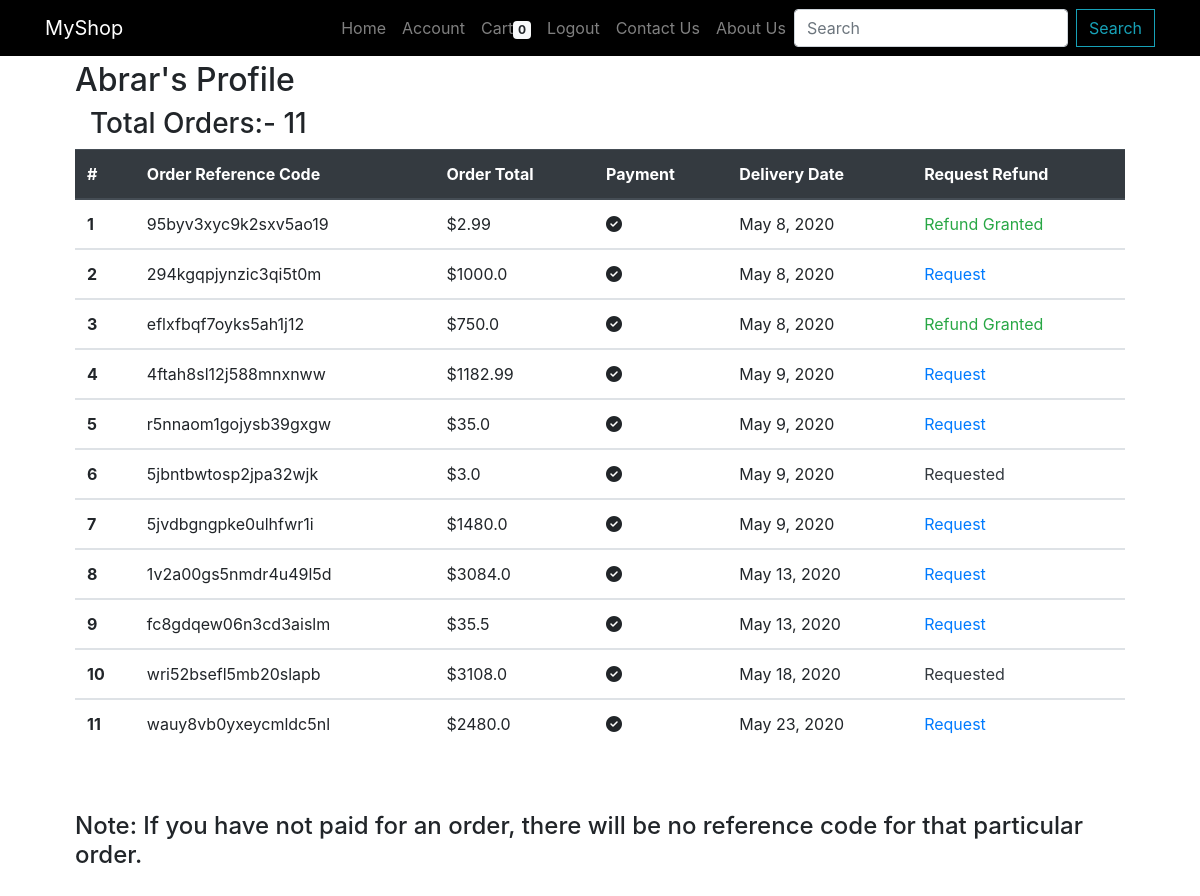
/account/ (signed in), run on the app's committed database.
### orders2/models.py (models this page shows, shortened)
class Order(models.Model):
    user = models.ForeignKey(settings.AUTH_USER_MODEL, on_delete=models.CASCADE)
    ref_code = models.CharField(max_length=20)
    ordered = models.BooleanField(default=False)
    items = models.ManyToManyField(OrderItem)
    start_date = models.DateTimeField(auto_now_add= True)
    ordered_date = models.DateTimeField()
    shipping_address = models.ForeignKey('Address', related_name='shipping_address', on_delete=models.SET_NULL, blank=True, null=True)
    billing_address = models.ForeignKey('Address', related_name='billing_address', on_delete=models.SET_NULL, blank=True, null=True)
    payment = models.ForeignKey('Payment', on_delete=models.SET_NULL, blank=True, null=True)
    coupon = models.ForeignKey('Coupon', on_delete=models.SET_NULL, blank=True, null=True)
    being_delivered = models.BooleanField(default=False)
    received = models.BooleanField(default=False)
    refund_requested = models.BooleanField(default=False)
    refund_granted = models.BooleanField(default=False)
    def get_total(self):
        total = 0
        for order_item in self.items.all():
            total += order_item.get_final_price()
        if self.coupon:
            total -= self.coupon.amount
        return total
    def get_delivery_date(self):
        return self.ordered_date.date() + datetime.timedelta(weeks=+1)

class OrderItem(models.Model):
    user = models.ForeignKey(settings.AUTH_USER_MODEL, on_delete=models.CASCADE)
    item  = models.ForeignKey(Item, on_delete=models.CASCADE)
    item_variations = models.ManyToManyField(ItemVariation)
    quantity = models.IntegerField(default=1)
    ordered = models.BooleanField(default=False)
    def get_total_item_price(self):
        return self.quantity * self.item.price
    def get_total_discount_item_price(self):
        return self.quantity * self.item.discount_price
    def get_final_price(self):
        if self.item.discount_price:
            return self.get_total_discount_item_price()
        else:
            return self.get_total_item_price()

class Coupon(models.Model):
    code = models.CharField(max_length=15)
    amount = models.FloatField()

### products/models.py (models this page shows, shortened)
class Item(models.Model):
	title = models.CharField(max_length=120)
	price = models.FloatField()
	discount_price = models.FloatField(blank=True, null=True)
	category = models.CharField(choices=CATEGORY_CHOICES, max_length=120, null=True, blank=True)
	image_url = models.CharField(max_length=2083, null=True, blank=True)
	slug = models.SlugField(null=True, blank=True)
	description = models.TextField(null=True, blank=True)
	class Meta:
	   ordering = ['-category']

### accounts/views.py (the view)
# urls.py: path('account/', accounts_views.account, name='account'),
def account(request):
    return render(request, 'accounts/account.html')

### orders2/templatetags/cart_template_tags.py (called while the page is built)
@register.filter
def cart_item_count(user):
	if user.is_authenticated:
		qs = Order.objects.filter(user=user, ordered=False)
		if qs.exists():
			return qs[0].items.count()
	return 0

### accounts/templates/accounts/account.html (shortened to what this page needs)
{% extends "products/base.html" %}
{% load crispy_forms_tags %}
{% block content %}
    <div class="container">
        <div class="container">
            <h2>{{ user.username }}'s Profile</h2>
            <div class="container">
              <h3>Total Orders:- {{ user.order_set.count }}</h3>
            </div>
            <table class="table">
              <thead class="thead-dark">
                <tr>
                  <th scope="col">#</th>
                  <th scope="col">Order Reference Code</th>
                  <th scope="col">Order Total</th>
                  <th scope="col">Payment</th>
                  <th scope="col">Delivery Date</th>
                  <th scope="col">Request Refund</th>
                </tr>
              </thead>
              {% for order in user.order_set.all %}
                <tbody>
                  <tr>
                    <th scope="row">{{ forloop.counter }}</th>
                    <td>{{ order.ref_code }}</td>
                    <td>${{ order.get_total }}</td>
                    {% if not order.payment %}
                      <td><i class="fa fa-times-circle"></i></td>
                    {% else %}
                      <td><i class="fa fa-check-circle"></i></td>
                    {% endif %}
                    <td>{{ order.get_delivery_date }}</td>
                    {% if order.refund_requested %}
                      <td class="border-0 align-middle text-dark">Requested</td>
                    {% elif order.refund_granted %}
                      <td class="border-0 align-middle text-success">Refund Granted</td>
                    {% else %}
                      <td class="border-0 align-middle"><a href="{% url 'request-refund' %}">Request</a></td>
                    {% endif %}
                  </tr>
                </tbody>
              {% endfor %}
            </table>
            <h4 class="py-5">Note: If you have not paid for an order, there will be no reference code for that particular order.</h4>
{% endblock content %}

### products/templates/products/base.html (shortened to what this page needs)
{% load static %}
{% load cart_template_tags %}
<!DOCTYPE html>
<html>
<head>
    <link rel="stylesheet" href="https://maxcdn.bootstrapcdn.com/bootstrap/4.0.0/css/bootstrap.min.css">
    <link rel="stylesheet" href="https://stackpath.bootstrapcdn.com/bootstrap/4.4.1/css/bootstrap.min.css">
    <link rel="stylesheet" type="text/css" href="{% static 'products/main.css' %}">
</head>
<body>
    <header class="site-header">
      <nav class="navbar navbar-expand-md navbar-dark fixed-top navbar navbar-dark bg-dark">
        <div class="container">
          <a class="navbar-brand mr-4" href="{% url 'myshop-home' %}">MyShop</a>
          <div class="collapse navbar-collapse" id="navbarToggle">
            <div class="navbar-nav">
              <a class="nav-item nav-link" href="{% url 'myshop-home' %}">Home</a>
              {% if user.is_authenticated %}
                <a class="nav-item nav-link" href="{% url 'account' %}">Account</a>
                <a class="nav-item nav-link" href="{% url 'order-summary' %}">Cart<span class="badge badge-light">{{ request.user|cart_item_count }}</span></a>
              {% endif %}
              {% if user.is_authenticated %}
                <a class="nav-item nav-link" href="{% url 'logout' %}">Logout</a>
              {% else %}
                <a class="nav-item nav-link" href="{% url 'login' %}">Login</a>
                <a class="nav-item nav-link" href="{% url 'register' %}">Register</a>
              {% endif %}
              <a class="nav-item nav-link" href="{% url 'myshop-contact' %}">Contact Us</a>
              <a class="nav-item nav-link" href="{% url 'myshop-about' %}">About Us</a>
              <form class="form-inline my-2 my-lg-0" action="/s/">
                <input class="form-control mr-sm-2" type="search" name="search" placeholder="Search" aria-label="Search">
                <button class="btn btn-outline-info my-2 my-sm-0" type="submit">Search</button>
              </form>
            </div>
          </div>
        </div>
      </nav>
    </header>
    <main role="main" class="container">
      <div class="row">
        <div class="col-md-12">
        </div>
      </div>
      <div>
        {% block content %}
        {% endblock %}
      </div>
    </main>
</body>
</html>

### products/static/products/main.css (style rules this page uses)
body { background-color: #ffffff; }
.bg-dark { background-color: #000000!important; }
.btn { border-radius: 0; }
.col-md-12 { margin-top: 60px; }

### data on the page
Order: ref_code "95byv3xyc9k2sxv5ao19", get_total "2.99", get_delivery_date "May 8, 2020", refund_requested "Refund Granted"
Order: ref_code "294kgqpjynzic3qi5t0m", get_total "1000.0", get_delivery_date "May 8, 2020", refund_requested "Request"
Order: ref_code "eflxfbqf7oyks5ah1j12", get_total "750.0", get_delivery_date "May 8, 2020", refund_requested "Refund Granted"
Order: ref_code "4ftah8sl12j588mnxnww", get_total "1182.99", get_delivery_date "May 9, 2020", refund_requested "Request"
Order: ref_code "r5nnaom1gojysb39gxgw", get_total "35.0", get_delivery_date "May 9, 2020", refund_requested "Request"
Order: ref_code "5jbntbwtosp2jpa32wjk", get_total "3.0", get_delivery_date "May 9, 2020", refund_requested "Requested"
Order: ref_code "5jvdbgngpke0ulhfwr1i", get_total "1480.0", get_delivery_date "May 9, 2020", refund_requested "Request"
Order: ref_code "1v2a00gs5nmdr4u49l5d", get_total "3084.0", get_delivery_date "May 13, 2020", refund_requested "Request"
Order: ref_code "fc8gdqew06n3cd3aislm", get_total "35.5", get_delivery_date "May 13, 2020", refund_requested "Request"
Order: ref_code "wri52bsefl5mb20slapb", get_total "3108.0", get_delivery_date "May 18, 2020", refund_requested "Requested"
Order: ref_code "wauy8vb0yxeycmldc5nl", get_total "2480.0", get_delivery_date "May 23, 2020", refund_requested "Request"

### other printed values
{{ request.user|cart_item_count }} "0"
{{ user.username }} "Abrar"
{{ user.order_set.count }} "11"
